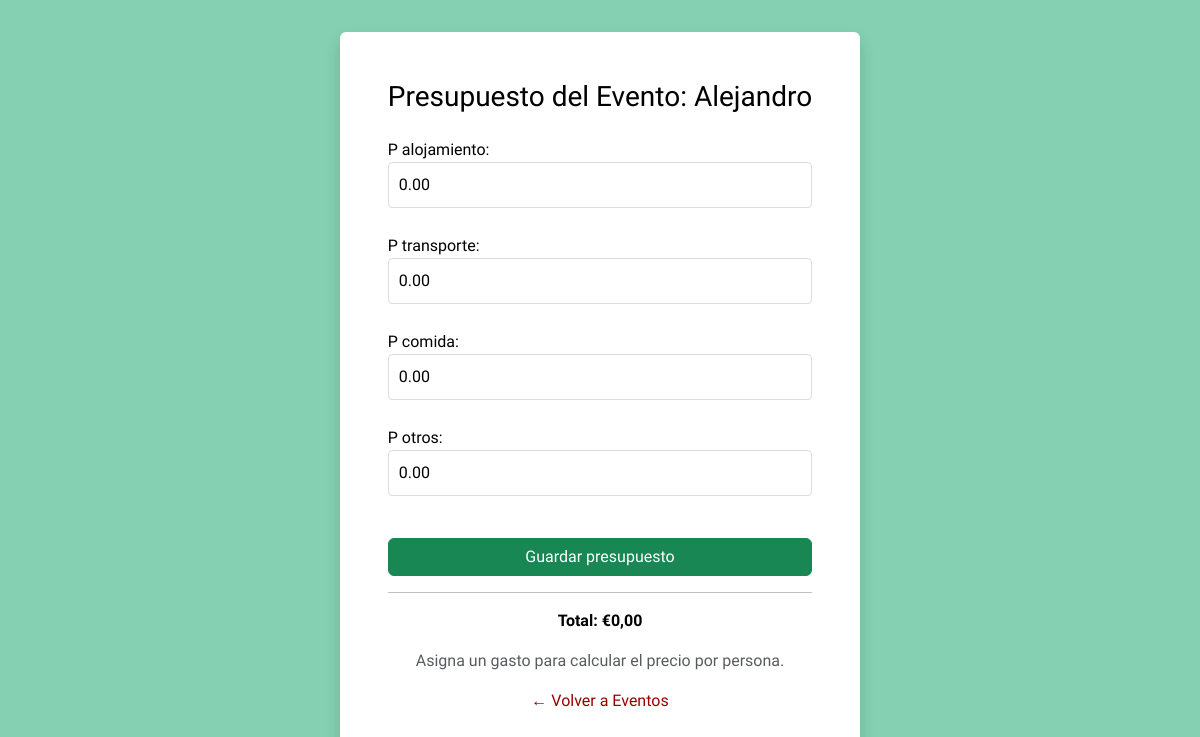
/eventos/6/presupuesto/ (signed in), run on an earlier commit of the app's database.
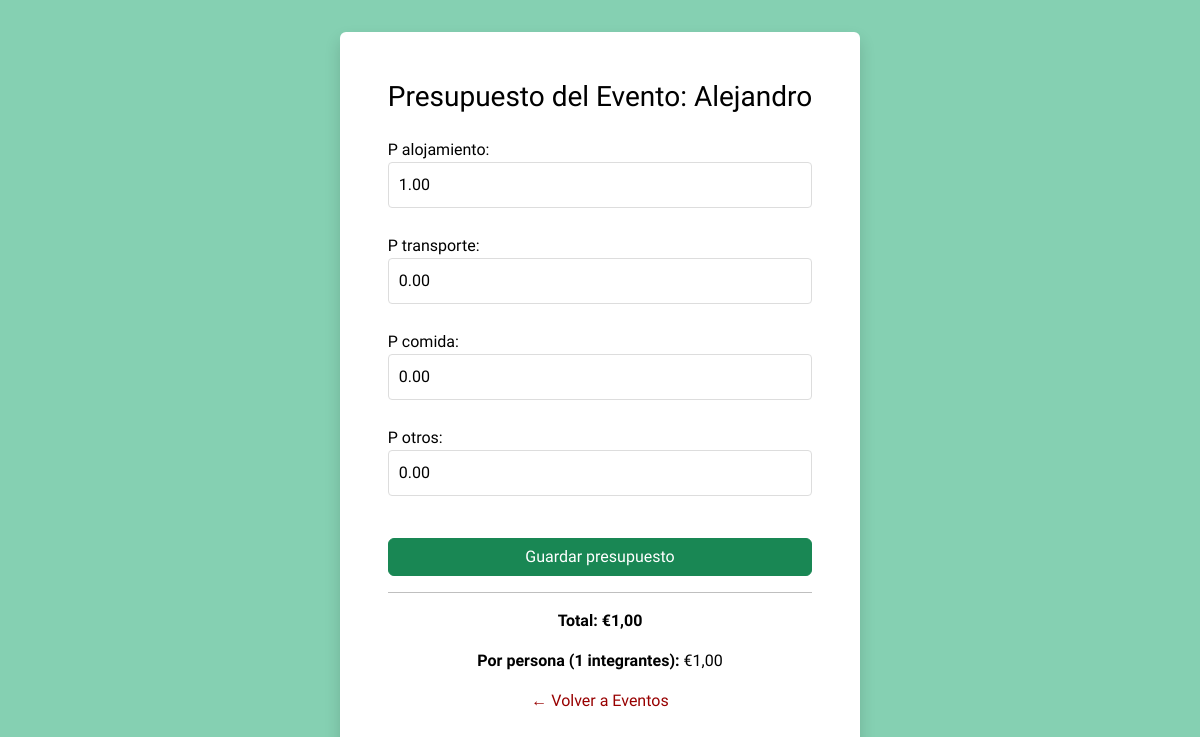
And on a later commit of the database.
### meetLink/models.py (models this page shows, shortened)
class Evento(models.Model):
    nombre = models.CharField(max_length=25, verbose_name="Nombre")
    descripcion = models.CharField(max_length=50, verbose_name="Descripción")
    ubicacion = models.CharField(max_length=50, default="Por definir", verbose_name="Ubicación")
    fecha_inicio = models.DateTimeField(verbose_name="Fecha de inicio")
    fecha_fin = models.DateTimeField(verbose_name="Fecha de fin")
    transporte = models.CharField(max_length=20, verbose_name="Medio de transporte")
    presupuesto = models.BooleanField(default=False, verbose_name="Presupuesto")
    grupo = models.ForeignKey('GrupoContacto', on_delete=models.SET_NULL, null=True, blank=True, verbose_name="Grupo de Contacto")
    maleta = models.BooleanField(default=False, verbose_name="Maleta")
    todo = models.BooleanField(default=False, verbose_name="To Do")
    p_alojamiento = models.DecimalField(decimal_places=2, max_digits=10, default=0.00)
    p_transporte = models.DecimalField(decimal_places=2, max_digits=10, default=0.00)
    p_comida = models.DecimalField(decimal_places=2, max_digits=10, default=0.00)
    p_otros = models.DecimalField(decimal_places=2, max_digits=10, default=0.00)
    usuario = models.ForeignKey(Usuario, on_delete=models.CASCADE, verbose_name='Usuario')
    class Meta:
        verbose_name = "Evento"
        verbose_name_plural = "Eventos"

class GrupoContacto(models.Model):
    nombre = models.CharField(max_length=20, verbose_name="Nombre del grupo")
    descripcion = models.CharField(max_length=40, verbose_name="Descripción del grupo")
    integrantes = models.ManyToManyField('Contacto', blank=True, verbose_name="Integrantes (Mantén Ctrl para seleccionar varios)")
    usuario = models.ForeignKey(Usuario, on_delete=models.CASCADE, verbose_name="Usuario")
    class Meta:
        verbose_name = "Grupo de contacto"
        verbose_name_plural = "Grupos de contacto"

### meetLink/views.py (the view)
# urls.py: path('eventos/<int:pk>/presupuesto/', EventoPresupuestoView.as_view(), name='evento_presupuesto'),
class EventoPresupuestoView(LoginRequiredMixin, UpdateView):
    model = Evento
    form_class = PresupuestoForm
    template_name = 'meetLink/recursos/presupuesto.html'
    success_url = reverse_lazy('eventos')
    def get_queryset(self):
        return Evento.objects.filter(usuario=self.request.user)
    def get_context_data(self, **kwargs):
        context = super().get_context_data(**kwargs)
        evento = self.object
        total = (evento.p_alojamiento + evento.p_transporte + evento.p_comida + evento.p_otros)
        integrantes = evento.grupo.integrantes.count() if evento.grupo else 0
        por_persona = total / integrantes if integrantes else None
        context['total'] = total
        context['por_persona'] = por_persona
        return context

### meetLink/forms.py (shortened to what this page needs)
class PresupuestoForm(forms.ModelForm):
    class Meta:
        model = Evento
        fields = ['p_alojamiento', 'p_transporte', 'p_comida', 'p_otros']
        widgets = {
            'p_alojamiento': forms.NumberInput(attrs={'step': '0.01', 'min': '0'}),
            'p_transporte': forms.NumberInput(attrs={'step': '0.01', 'min': '0'}),
            'p_comida': forms.NumberInput(attrs={'step': '0.01', 'min': '0'}),
            'p_otros': forms.NumberInput(attrs={'step': '0.01', 'min': '0'}),
        }

### meetLink/templates/meetLink/recursos/presupuesto.html (shortened to what this page needs)
{% extends "meetLink/base.html" %}
{% block contenido %}
<div id="form" class="d-flex align-items-center justify-content-center" style="background-color: #85D0B2; min-height: 100vh;">
    <div id="form-card" class="p-5 bg-white rounded shadow" style="min-width: 350px; max-width: 600px;">
        <div class="content">
            <h3 class="mb-4 text-center">Presupuesto del Evento: {{ object.nombre }}</h3>
            <form method="post">
                <div class="form-group">
                    {{ form.as_p }}
                </div>
                <button type="submit" class="btn btn-success w-100 mt-3">Guardar presupuesto</button>
            </form>
            <hr>
            <p class="fw-bold text-center">Total: €{{ total }}</p>
            {% if por_persona %}
                <p class="text-center"><strong>Por persona ({{ object.grupo.integrantes.count }} integrantes):</strong> €{{ por_persona|floatformat:2 }}</p>
            {% else %}
                <p class="text-muted text-center">Asigna un gasto para calcular el precio por persona.</p>
            {% endif %}
            <p class="mt-3 text-center">
                <a href="{% url 'eventos' %}" alt="Volver a eventos">← Volver a Eventos</a>
            </p>
        </div>
    </div>
</div>
{% endblock %}

### meetLink/templates/meetLink/base.html (shortened to what this page needs)
{% load static %}
<!DOCTYPE html>
<html lang="es">
<head>
  <link href="https://cdn.jsdelivr.net/npm/bootstrap@5.3.0-alpha3/dist/css/bootstrap.min.css" rel="stylesheet">
  <link href="https://cdnjs.cloudflare.com/ajax/libs/font-awesome/6.4.0/css/all.min.css" rel="stylesheet">
  <link rel="stylesheet" type="text/css" href="{% static 'css/styles.css' %}">
</head>
    <body>
        {% block contenido %}{% endblock %}
    </body>
</html>

### meetLink/static/css/styles.css (style rules this page uses)
:root { --negro: #000000; --blanco: #FFFFFF; --azul: #B5F8FE; --verde: #85D0B2; --aqua: #6BDBAD; --amarillo: #FFEDA4; --naranja: #FFC93F; --rojo: #FF6362; --rojo2: #980000; --sidebar-width: 220px; --sidebar-width-collapsed: 80px; }
*, *::before, *::after { box-sizing: border-box; }
html, body { height: 100%; margin: 0; padding: 0; background-color: var(--negro); font-family: "Lexend", sans-serif; overflow-x: hidden; }
.form-group input, .form-group select, .form-group textarea { width: 100%; padding: 10px; margin-bottom: 10px; border-radius: 4px; border: 1px solid #ddd; }
#form { display: flex !important; flex-direction: column !important; flex-grow: 1; height: max-content; min-height: 100vh; }
#form-card { color: var(--negro) !important; display: flex !important; flex-direction: column !important; justify-content: space-between !important; max-height: 90%; margin: 2rem; }
a { color: var(--rojo2); text-decoration: none; }

What changed in the data, as far as the page shows it:
changed Evento "Alejandro": p_alojamiento "0.00" → "1.00"; grupo.integrantes.count (not shown) → "1"
Also different on the page:
{{ total }}: "0,00" → "1,00"
{{ por_persona|floatformat:2 }}: (not shown) → "1,00"
text no longer shown: "Asigna un gasto para calcular el precio por persona."
text now shown: "Por persona ( integrantes): €"
